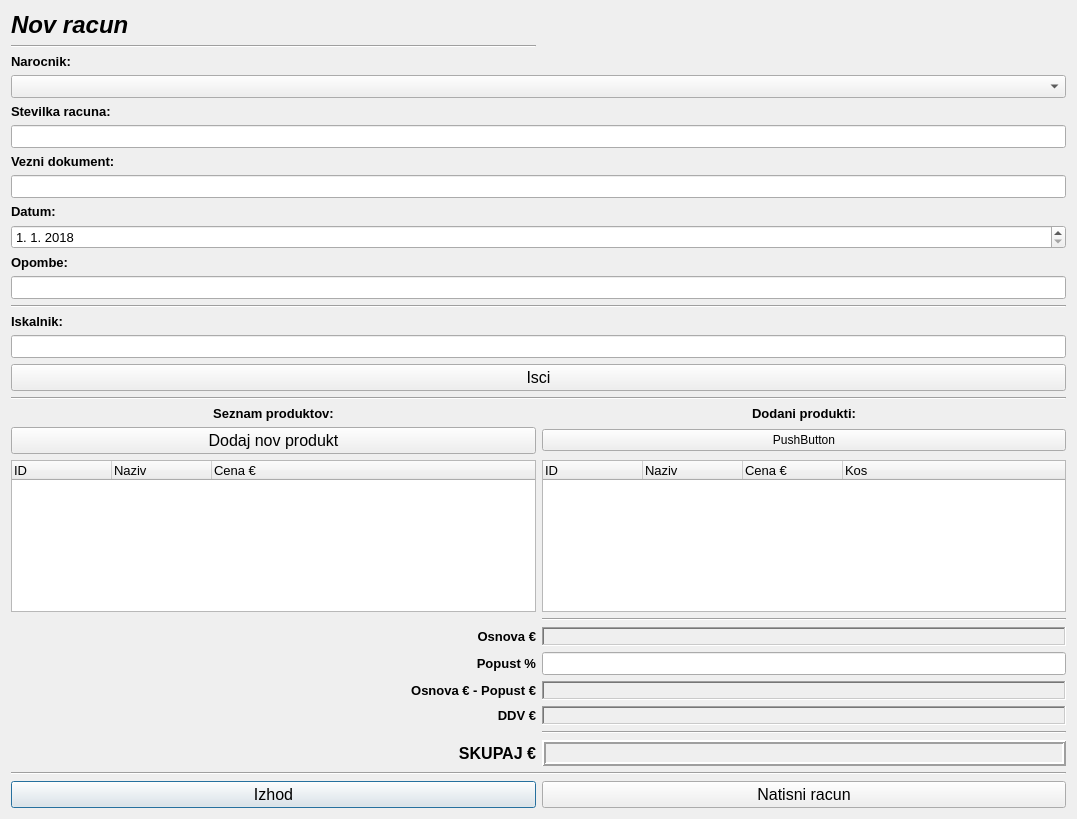
<?xml version="1.0" encoding="UTF-8"?>
<ui version="4.0">
 <class>NovRacun</class>
 <widget class="QDialog" name="NovRacun">
  <property name="geometry">
   <rect>
    <x>0</x>
    <y>0</y>
    <width>1077</width>
    <height>819</height>
   </rect>
  </property>
  <property name="windowTitle">
   <string>Dialog</string>
  </property>
  <layout class="QGridLayout" name="gridLayout">
   <item row="24" column="3">
    <widget class="Line" name="line_4">
     <property name="orientation">
      <enum>Qt::Horizontal</enum>
     </property>
    </widget>
   </item>
   <item row="32" column="2">
    <widget class="QLabel" name="label_9">
     <property name="font">
      <font>
       <family>MS Sans Serif</family>
       <pointsize>10</pointsize>
       <weight>75</weight>
       <bold>true</bold>
      </font>
     </property>
     <property name="text">
      <string>DDV €</string>
     </property>
     <property name="alignment">
      <set>Qt::AlignRight|Qt::AlignTrailing|Qt::AlignVCenter</set>
     </property>
    </widget>
   </item>
   <item row="28" column="2">
    <widget class="QLabel" name="label_10">
     <property name="font">
      <font>
       <family>MS Sans Serif</family>
       <pointsize>10</pointsize>
       <weight>75</weight>
       <bold>true</bold>
      </font>
     </property>
     <property name="text">
      <string>Popust %</string>
     </property>
     <property name="alignment">
      <set>Qt::AlignRight|Qt::AlignTrailing|Qt::AlignVCenter</set>
     </property>
     <property name="buddy">
      <cstring>lineEdit_popust</cstring>
     </property>
    </widget>
   </item>
   <item row="6" column="2">
    <widget class="QLabel" name="label_7">
     <property name="font">
      <font>
       <family>MS Sans Serif</family>
       <pointsize>10</pointsize>
       <weight>75</weight>
       <bold>true</bold>
      </font>
     </property>
     <property name="text">
      <string>Vezni dokument:</string>
     </property>
     <property name="buddy">
      <cstring>lineEdit_sklic</cstring>
     </property>
    </widget>
   </item>
   <item row="39" column="2">
    <widget class="QPushButton" name="pushButton_izhod">
     <property name="font">
      <font>
       <family>MS Sans Serif</family>
       <pointsize>12</pointsize>
      </font>
     </property>
     <property name="text">
      <string>Izhod</string>
     </property>
    </widget>
   </item>
   <item row="1" column="2">
    <widget class="Line" name="line_2">
     <property name="orientation">
      <enum>Qt::Horizontal</enum>
     </property>
    </widget>
   </item>
   <item row="5" column="2" colspan="2">
    <widget class="QLineEdit" name="lineEdit_stRacuna">
     <property name="font">
      <font>
       <family>MS Sans Serif</family>
       <pointsize>10</pointsize>
      </font>
     </property>
    </widget>
   </item>
   <item row="4" column="2">
    <widget class="QLabel" name="label_3">
     <property name="font">
      <font>
       <family>MS Sans Serif</family>
       <pointsize>10</pointsize>
       <weight>75</weight>
       <bold>true</bold>
      </font>
     </property>
     <property name="text">
      <string>Stevilka racuna:</string>
     </property>
     <property name="buddy">
      <cstring>lineEdit_stRacuna</cstring>
     </property>
    </widget>
   </item>
   <item row="2" column="2">
    <widget class="QLabel" name="label_4">
     <property name="font">
      <font>
       <family>MS Sans Serif</family>
       <pointsize>10</pointsize>
       <weight>75</weight>
       <bold>true</bold>
      </font>
     </property>
     <property name="text">
      <string>Narocnik:</string>
     </property>
     <property name="buddy">
      <cstring>comboBox_narocnik</cstring>
     </property>
    </widget>
   </item>
   <item row="9" column="2" colspan="2">
    <widget class="QDateEdit" name="dateEdit">
     <property name="font">
      <font>
       <family>MS Sans Serif</family>
       <pointsize>10</pointsize>
      </font>
     </property>
     <property name="displayFormat">
      <string>d. M. yyyy</string>
     </property>
     <property name="date">
      <date>
       <year>2018</year>
       <month>1</month>
       <day>1</day>
      </date>
     </property>
    </widget>
   </item>
   <item row="0" column="2">
    <widget class="QLabel" name="label">
     <property name="font">
      <font>
       <family>MS Sans Serif</family>
       <pointsize>18</pointsize>
       <weight>75</weight>
       <italic>true</italic>
       <bold>true</bold>
      </font>
     </property>
     <property name="text">
      <string>Nov racun</string>
     </property>
    </widget>
   </item>
   <item row="39" column="3">
    <widget class="QPushButton" name="pushButton_natisniRacun">
     <property name="font">
      <font>
       <family>MS Sans Serif</family>
       <pointsize>12</pointsize>
      </font>
     </property>
     <property name="text">
      <string>Natisni racun</string>
     </property>
    </widget>
   </item>
   <item row="8" column="2">
    <widget class="QLabel" name="label_2">
     <property name="font">
      <font>
       <family>MS Sans Serif</family>
       <pointsize>10</pointsize>
       <weight>75</weight>
       <bold>true</bold>
      </font>
     </property>
     <property name="text">
      <string>Datum:</string>
     </property>
     <property name="buddy">
      <cstring>dateEdit</cstring>
     </property>
    </widget>
   </item>
   <item row="20" column="2">
    <widget class="QLabel" name="label_5">
     <property name="font">
      <font>
       <family>MS Sans Serif</family>
       <pointsize>10</pointsize>
       <weight>75</weight>
       <bold>true</bold>
      </font>
     </property>
     <property name="text">
      <string>Seznam produktov:</string>
     </property>
     <property name="alignment">
      <set>Qt::AlignCenter</set>
     </property>
     <property name="buddy">
      <cstring>treeWidget_seznam</cstring>
     </property>
    </widget>
   </item>
   <item row="20" column="3">
    <widget class="QLabel" name="label_6">
     <property name="font">
      <font>
       <family>MS Sans Serif</family>
       <pointsize>10</pointsize>
       <weight>75</weight>
       <bold>true</bold>
      </font>
     </property>
     <property name="text">
      <string>Dodani produkti:</string>
     </property>
     <property name="alignment">
      <set>Qt::AlignCenter</set>
     </property>
     <property name="buddy">
      <cstring>treeWidget_dodani</cstring>
     </property>
    </widget>
   </item>
   <item row="38" column="2" colspan="2">
    <widget class="Line" name="line">
     <property name="orientation">
      <enum>Qt::Horizontal</enum>
     </property>
    </widget>
   </item>
   <item row="7" column="2" colspan="2">
    <widget class="QLineEdit" name="lineEdit_sklic">
     <property name="font">
      <font>
       <family>MS Sans Serif</family>
       <pointsize>10</pointsize>
      </font>
     </property>
    </widget>
   </item>
   <item row="22" column="3">
    <widget class="QTreeWidget" name="treeWidget_dodani">
     <property name="font">
      <font>
       <family>MS Sans Serif</family>
       <pointsize>10</pointsize>
      </font>
     </property>
     <column>
      <property name="text">
       <string>ID</string>
      </property>
     </column>
     <column>
      <property name="text">
       <string>Naziv</string>
      </property>
     </column>
     <column>
      <property name="text">
       <string>Cena €</string>
      </property>
     </column>
     <column>
      <property name="text">
       <string>Kos</string>
      </property>
     </column>
    </widget>
   </item>
   <item row="22" column="2">
    <widget class="QTreeWidget" name="treeWidget_seznam">
     <property name="font">
      <font>
       <family>MS Sans Serif</family>
       <pointsize>10</pointsize>
      </font>
     </property>
     <column>
      <property name="text">
       <string>ID</string>
      </property>
     </column>
     <column>
      <property name="text">
       <string>Naziv</string>
      </property>
     </column>
     <column>
      <property name="text">
       <string>Cena €</string>
      </property>
     </column>
    </widget>
   </item>
   <item row="27" column="2">
    <widget class="QLabel" name="label_8">
     <property name="font">
      <font>
       <family>MS Sans Serif</family>
       <pointsize>10</pointsize>
       <weight>75</weight>
       <bold>true</bold>
      </font>
     </property>
     <property name="text">
      <string>Osnova €</string>
     </property>
     <property name="alignment">
      <set>Qt::AlignRight|Qt::AlignTrailing|Qt::AlignVCenter</set>
     </property>
    </widget>
   </item>
   <item row="36" column="2">
    <widget class="QLabel" name="label_11">
     <property name="font">
      <font>
       <family>MS Sans Serif</family>
       <pointsize>12</pointsize>
       <weight>75</weight>
       <italic>false</italic>
       <bold>true</bold>
      </font>
     </property>
     <property name="text">
      <string>SKUPAJ €</string>
     </property>
     <property name="textFormat">
      <enum>Qt::PlainText</enum>
     </property>
     <property name="alignment">
      <set>Qt::AlignRight|Qt::AlignTrailing|Qt::AlignVCenter</set>
     </property>
    </widget>
   </item>
   <item row="27" column="3">
    <widget class="QLabel" name="label_osnova">
     <property name="font">
      <font>
       <family>MS Sans Serif</family>
       <pointsize>10</pointsize>
      </font>
     </property>
     <property name="frameShape">
      <enum>QFrame::WinPanel</enum>
     </property>
     <property name="frameShadow">
      <enum>QFrame::Sunken</enum>
     </property>
     <property name="text">
      <string/>
     </property>
     <property name="alignment">
      <set>Qt::AlignCenter</set>
     </property>
    </widget>
   </item>
   <item row="32" column="3">
    <widget class="QLabel" name="label_ddv">
     <property name="font">
      <font>
       <family>MS Sans Serif</family>
       <pointsize>10</pointsize>
      </font>
     </property>
     <property name="frameShape">
      <enum>QFrame::WinPanel</enum>
     </property>
     <property name="frameShadow">
      <enum>QFrame::Sunken</enum>
     </property>
     <property name="text">
      <string/>
     </property>
     <property name="alignment">
      <set>Qt::AlignCenter</set>
     </property>
    </widget>
   </item>
   <item row="36" column="3">
    <widget class="QLabel" name="label_skupaj">
     <property name="font">
      <font>
       <family>MS Sans Serif</family>
       <pointsize>12</pointsize>
       <weight>75</weight>
       <italic>false</italic>
       <bold>true</bold>
      </font>
     </property>
     <property name="autoFillBackground">
      <bool>true</bool>
     </property>
     <property name="styleSheet">
      <string notr="true">background-color : {50,50,50}</string>
     </property>
     <property name="frameShape">
      <enum>QFrame::Box</enum>
     </property>
     <property name="frameShadow">
      <enum>QFrame::Raised</enum>
     </property>
     <property name="lineWidth">
      <number>2</number>
     </property>
     <property name="text">
      <string/>
     </property>
     <property name="alignment">
      <set>Qt::AlignCenter</set>
     </property>
    </widget>
   </item>
   <item row="15" column="2">
    <widget class="QLabel" name="label_12">
     <property name="font">
      <font>
       <family>MS Sans Serif</family>
       <pointsize>10</pointsize>
       <weight>75</weight>
       <bold>true</bold>
      </font>
     </property>
     <property name="text">
      <string>Iskalnik:</string>
     </property>
     <property name="buddy">
      <cstring>lineEdit_isci</cstring>
     </property>
    </widget>
   </item>
   <item row="16" column="2" colspan="2">
    <widget class="QLineEdit" name="lineEdit_isci">
     <property name="font">
      <font>
       <family>MS Sans Serif</family>
       <pointsize>10</pointsize>
      </font>
     </property>
     <property name="text">
      <string/>
     </property>
     <property name="clearButtonEnabled">
      <bool>true</bool>
     </property>
    </widget>
   </item>
   <item row="35" column="3">
    <widget class="Line" name="line_5">
     <property name="orientation">
      <enum>Qt::Horizontal</enum>
     </property>
    </widget>
   </item>
   <item row="14" column="2" colspan="2">
    <widget class="Line" name="line_3">
     <property name="orientation">
      <enum>Qt::Horizontal</enum>
     </property>
    </widget>
   </item>
   <item row="18" column="2" colspan="2">
    <widget class="Line" name="line_6">
     <property name="orientation">
      <enum>Qt::Horizontal</enum>
     </property>
    </widget>
   </item>
   <item row="3" column="2" colspan="2">
    <widget class="QComboBox" name="comboBox_narocnik">
     <property name="font">
      <font>
       <family>MS Sans Serif</family>
       <pointsize>10</pointsize>
      </font>
     </property>
    </widget>
   </item>
   <item row="10" column="2">
    <widget class="QLabel" name="label_13">
     <property name="font">
      <font>
       <family>MS Sans Serif</family>
       <pointsize>10</pointsize>
       <weight>75</weight>
       <bold>true</bold>
      </font>
     </property>
     <property name="text">
      <string>Opombe:</string>
     </property>
     <property name="buddy">
      <cstring>lineEdit</cstring>
     </property>
    </widget>
   </item>
   <item row="11" column="2" colspan="2">
    <widget class="QLineEdit" name="lineEdit">
     <property name="font">
      <font>
       <family>MS Sans Serif</family>
       <pointsize>10</pointsize>
      </font>
     </property>
    </widget>
   </item>
   <item row="17" column="2" colspan="2">
    <widget class="QPushButton" name="pushButton">
     <property name="font">
      <font>
       <family>MS Sans Serif</family>
       <pointsize>12</pointsize>
      </font>
     </property>
     <property name="text">
      <string>Isci</string>
     </property>
    </widget>
   </item>
   <item row="21" column="2">
    <widget class="QPushButton" name="pushButton_dodajNovProdukt">
     <property name="font">
      <font>
       <family>MS Sans Serif</family>
       <pointsize>12</pointsize>
      </font>
     </property>
     <property name="text">
      <string>Dodaj nov produkt</string>
     </property>
    </widget>
   </item>
   <item row="21" column="3">
    <widget class="QPushButton" name="pushButton_2">
     <property name="text">
      <string>PushButton</string>
     </property>
    </widget>
   </item>
   <item row="28" column="3">
    <widget class="QLineEdit" name="lineEdit_popust">
     <property name="font">
      <font>
       <family>MS Sans Serif</family>
       <pointsize>10</pointsize>
      </font>
     </property>
     <property name="alignment">
      <set>Qt::AlignCenter</set>
     </property>
    </widget>
   </item>
   <item row="29" column="2">
    <widget class="QLabel" name="label_14">
     <property name="font">
      <font>
       <family>MS Sans Serif</family>
       <pointsize>10</pointsize>
       <weight>75</weight>
       <bold>true</bold>
      </font>
     </property>
     <property name="text">
      <string>Osnova € - Popust €</string>
     </property>
     <property name="alignment">
      <set>Qt::AlignRight|Qt::AlignTrailing|Qt::AlignVCenter</set>
     </property>
    </widget>
   </item>
   <item row="29" column="3">
    <widget class="QLabel" name="label_popust">
     <property name="font">
      <font>
       <family>MS Sans Serif</family>
       <pointsize>10</pointsize>
      </font>
     </property>
     <property name="frameShape">
      <enum>QFrame::WinPanel</enum>
     </property>
     <property name="frameShadow">
      <enum>QFrame::Sunken</enum>
     </property>
     <property name="text">
      <string/>
     </property>
     <property name="alignment">
      <set>Qt::AlignCenter</set>
     </property>
    </widget>
   </item>
  </layout>
 </widget>
 <tabstops>
  <tabstop>comboBox_narocnik</tabstop>
  <tabstop>lineEdit_stRacuna</tabstop>
  <tabstop>lineEdit_sklic</tabstop>
  <tabstop>dateEdit</tabstop>
  <tabstop>lineEdit</tabstop>
  <tabstop>lineEdit_isci</tabstop>
  <tabstop>pushButton</tabstop>
  <tabstop>pushButton_dodajNovProdukt</tabstop>
  <tabstop>pushButton_2</tabstop>
  <tabstop>treeWidget_seznam</tabstop>
  <tabstop>treeWidget_dodani</tabstop>
  <tabstop>lineEdit_popust</tabstop>
  <tabstop>pushButton_izhod</tabstop>
  <tabstop>pushButton_natisniRacun</tabstop>
 </tabstops>
 <resources/>
 <connections>
  <connection>
   <sender>pushButton_izhod</sender>
   <signal>clicked()</signal>
   <receiver>NovRacun</receiver>
   <slot>close()</slot>
   <hints>
    <hint type="sourcelabel">
     <x>177</x>
     <y>809</y>
    </hint>
    <hint type="destinationlabel">
     <x>270</x>
     <y>252</y>
    </hint>
   </hints>
  </connection>
  <connection>
   <sender>pushButton_natisniRacun</sender>
   <signal>clicked()</signal>
   <receiver>NovRacun</receiver>
   <slot>creatPDF()</slot>
   <hints>
    <hint type="sourcelabel">
     <x>1067</x>
     <y>809</y>
    </hint>
    <hint type="destinationlabel">
     <x>929</x>
     <y>514</y>
    </hint>
   </hints>
  </connection>
 </connections>
 <slots>
  <slot>creatPDF()</slot>
 </slots>
</ui>
